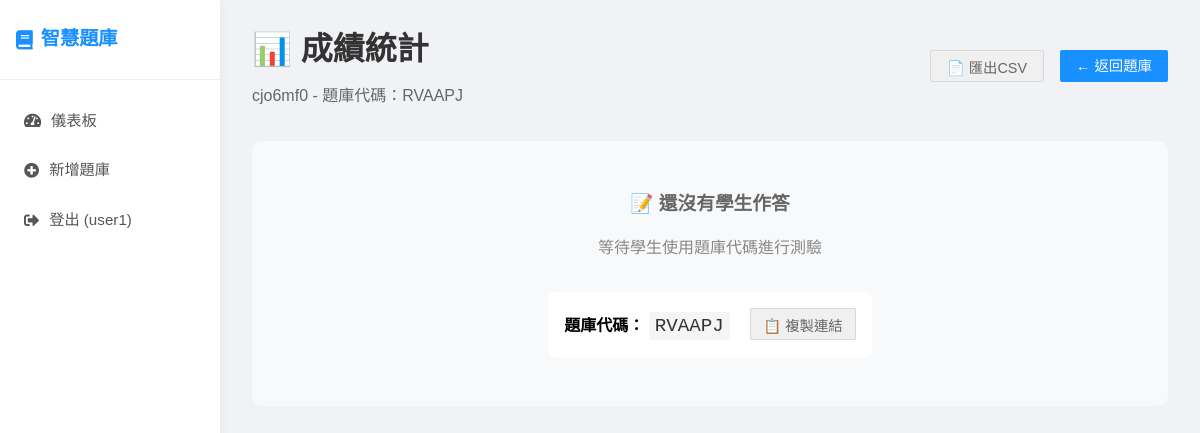
Screenshot of /quiz-bank/1/submissions (signed in) with the database file from the repository.
### app.py (models this page shows)
class User(UserMixin, db.Model):
    id = db.Column(db.Integer, primary_key=True)
    username = db.Column(db.String(80), unique=True, nullable=False)
    email = db.Column(db.String(120), unique=True, nullable=False)
    password_hash = db.Column(db.String(120), nullable=False)
    is_teacher = db.Column(db.Boolean, default=True)
    created_at = db.Column(db.DateTime, default=datetime.utcnow)
    quiz_banks = db.relationship('QuizBank', backref='owner', lazy=True)

class QuizBank(db.Model):
    id = db.Column(db.Integer, primary_key=True)
    title = db.Column(db.String(200), nullable=False)
    description = db.Column(db.Text)
    access_code = db.Column(db.String(10), unique=True, nullable=False)
    is_active = db.Column(db.Boolean, default=True)
    created_at = db.Column(db.DateTime, default=datetime.utcnow)
    teacher_id = db.Column(db.Integer, db.ForeignKey('user.id'), nullable=False)
    questions = db.relationship('Question', backref='quiz_bank', lazy=True, cascade='all, delete-orphan')
    submissions = db.relationship('Submission', backref='quiz_bank', lazy=True)

### app.py (the view)
@app.route('/quiz-bank/<int:quiz_bank_id>/submissions')
@login_required
def view_submissions_page(quiz_bank_id):
    quiz_bank = QuizBank.query.get_or_404(quiz_bank_id)
    if quiz_bank.teacher_id != current_user.id:
        return redirect(url_for('teacher_dashboard'))
    return render_template('submissions.html', quiz_bank=quiz_bank)

### app.py (called while the page is built)
@login_manager.user_loader
def load_user(user_id):
    return User.query.get(int(user_id))

### templates/submissions.html (shortened to what this page needs)
{% extends "base.html" %}
{% block content %}
<div>
    <div style="display: flex; justify-content: space-between; align-items: center; margin-bottom: 2rem;">
        <div>
            <h1 style="color: #333; margin-bottom: 0.5rem;">📊 成績統計</h1>
            <p style="color: #666;">{{ quiz_bank.title }} - 題庫代碼：{{ quiz_bank.access_code }}</p>
        </div>
        <div style="display: flex; gap: 1rem;">
            <button onclick="exportToCSV()" class="btn btn-secondary">📄 匯出CSV</button>
            <a href="{{ url_for('manage_quiz_bank', quiz_bank_id=quiz_bank.id) }}" class="btn">← 返回題庫</a>
        </div>
    </div>
    <div id="no-submissions" style="display: none; text-align: center; padding: 3rem; background: #f8f9fa; border-radius: 10px;">
        <h3 style="color: #666; margin-bottom: 1rem;">📝 還沒有學生作答</h3>
        <p style="color: #888; margin-bottom: 2rem;">等待學生使用題庫代碼進行測驗</p>
        <div style="background: white; padding: 1rem; border-radius: 8px; display: inline-block;">
            <strong>題庫代碼：</strong>
            <span class="access-code" style="font-size: 1.2rem;">{{ quiz_bank.access_code }}</span>
            <button onclick="copyQuizLink('{{ quiz_bank.access_code }}')" class="btn btn-secondary" style="margin-left: 1rem; padding: 6px 12px;">📋 複製連結</button>
        </div>
    </div>
</div>
{% endblock %}

### templates/base.html (shortened to what this page needs)
<!DOCTYPE html>
<html lang="zh-TW">
<head>
    <link rel="stylesheet" href="{{ url_for('static', filename='css/style.css') }}">
    <link rel="stylesheet" href="https://cdnjs.cloudflare.com/ajax/libs/font-awesome/5.15.4/css/all.min.css">
</head>
<body>
    <div class="container">
        <nav class="navbar">
            <h1><i class="fas fa-book"></i> 智慧題庫</h1>
            <div class="nav-links">
                {% if current_user.is_authenticated %}
                    <a href="{{ url_for('teacher_dashboard') }}" class="{{ 'active' if request.endpoint == 'teacher_dashboard' else '' }}">
                        <i class="fas fa-tachometer-alt"></i> 儀表板
                    </a>
                    <a href="{{ url_for('create_quiz_bank') }}" class="{{ 'active' if request.endpoint == 'create_quiz_bank' else '' }}">
                        <i class="fas fa-plus-circle"></i> 新增題庫
                    </a>
                    <a href="{{ url_for('logout') }}">
                        <i class="fas fa-sign-out-alt"></i> 登出 ({{ current_user.username }})
                    </a>
                {% endif %}
            </div>
        </nav>
        <div class="content">
            {% block content %}{% endblock %}
        </div>
    </div>
</body>
</html>

### static/css/style.css (style rules this page uses)
* { margin: 0; padding: 0; box-sizing: border-box; }
body { font-family: 'Microsoft JhengHei', Consolas, sans-serif; line-height: 1.6; background: #f0f2f5; min-height: 100vh; }
.container { display: flex; min-height: 100vh; }
.navbar { width: 220px; background: #fff; color: #333; box-shadow: 0 0 10px rgba(0,0,0,0.05); display: flex; flex-direction: column; padding: 0; position: fixed; height: 100vh; z-index: 100; }
.navbar h1 { font-size: 1.2rem; font-weight: bold; padding: 1.5rem 1rem; color: #1890ff; border-bottom: 1px solid #f0f0f0; margin: 0; display: flex; align-items: center; gap: 8px; }
.navbar .nav-links { display: flex; flex-direction: column; padding: 1rem 0; }
.navbar a { color: #555; text-decoration: none; padding: 0.8rem 1.5rem; transition: all 0.3s; display: flex; align-items: center; gap: 10px; font-size: 0.95rem; }
.content { flex: 1; padding: 1.5rem 2rem; margin-left: 220px; background: #f0f2f5; }
.btn { display: inline-flex; align-items: center; justify-content: center; padding: 0.5rem 1rem; background: #1890ff; color: white; text-decoration: none; border: none; border-radius: 2px; cursor: pointer; font-size: 0.9rem; font-weight: 500; transition: all 0.2s; height: 32px; gap: 5px; }
.btn-secondary { background: #f0f0f0; color: #666; border: 1px solid #d9d9d9; }
.access-code { background: #f5f5f5; padding: 3px 6px; border-radius: 2px; font-family: Consolas, monospace; font-weight: 500; color: #333; font-size: 0.85rem; }

### rows the page displays
User: username "user1"
QuizBank: title "cjo6mf0", access_code "RVAAPJ"
